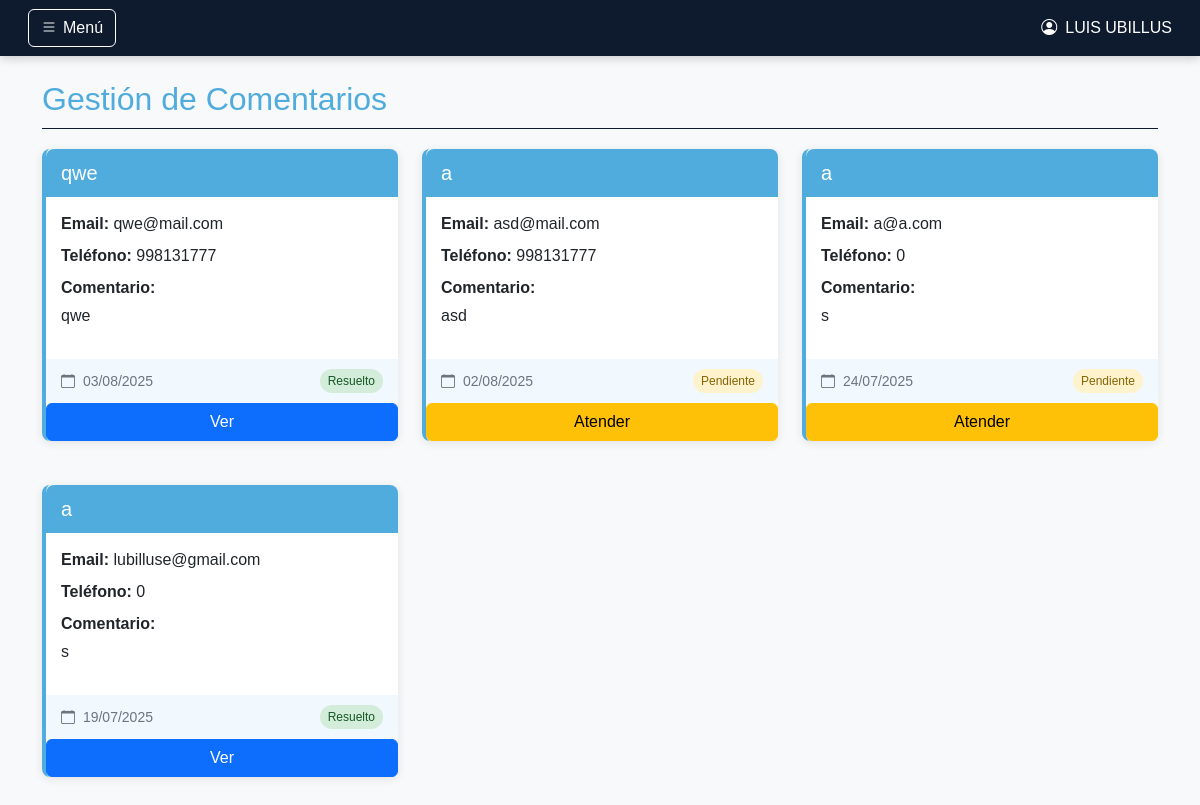
Page /public/system/comments.php (signed in) on the committed database.
### tables this page shows
CREATE TABLE `coments` (
  `idComent` int(11) NOT NULL,
  `name` varchar(20) NOT NULL,
  `email` varchar(20) NOT NULL,
  `coment` varchar(200) NOT NULL,
  `phone` int(10) NOT NULL,
  `date` date NOT NULL,
  `resolutionDetails` varchar(255) DEFAULT NULL,
  `state` varchar(1) NOT NULL
);

### public/system/comments.php (called while the page is built)
<?php
require_once $_SERVER['DOCUMENT_ROOT'].'/preval_web/controllers/CommentsController.php';
$commentController = new CommentsController();
$comments = $commentController->processRequest  ();
$comments = $commentController->getComments();
require_once $_SERVER['DOCUMENT_ROOT'].'/preval_web/views/system/comments.php';
?>

### controllers/CommentsController.php (called while the page is built, shortened)
<?php
class CommentsController {
    private $comments = null;
    public function processRequest() {
        if($_SERVER['REQUEST_METHOD'] === 'GET') {
            $this->processGetRequest();
        }elseif($_SERVER['REQUEST_METHOD'] === 'POST') {
            $this->processPostRequest();
        }
    }
    private function processGetRequest() {
        try {
            require_once $_SERVER["DOCUMENT_ROOT"] . "/preval_web/models/Comments.php";
            $conexion = (new Conexion())->conectar();
            $c = new Comments();
            $this->comments = $c->getAllComments($conexion);
        }catch (Exception $e) {
            FlashMessage::set('error', $e->getMessage());
        }finally {
            if (isset($conexion) && $conexion instanceof mysqli) {
                $conexion->close();
            }
    }
    }
    public function getComments() {
        return $this->comments;
    }
    }
?>

### models/Comments.php (called while the page is built, shortened)
<?php
class Comments{
    public function getAllComments($conexion) {
        try{
         $stmt = $conexion->prepare("SELECT * FROM coments ORDER BY date DESC");
        if (!$stmt->execute()) {
            throw new Exception("Error executing statement: " . $stmt->error);
        }
        $comments = [];
        $result = $stmt->get_result();
        while ($comment = $result->fetch_object()) {
            $comments[] = $comment;
        }
        return $comments;
        }catch(Exception $e){
            throw $e;
        } finally {
            if (isset($stmmt)) {
                $stmmt->close();
            }
        }
    }
}
?>

### views/system/comments.php (the view, shortened to what this page needs)
<!DOCTYPE html>
<html lang="es">
<head>
  <link href="https://cdn.jsdelivr.net/npm/bootstrap@5.3.3/dist/css/bootstrap.min.css" rel="stylesheet">
  <link rel="stylesheet" href="https://cdn.jsdelivr.net/npm/bootstrap-icons@1.13.1/font/bootstrap-icons.min.css">
</head>
<body>
<?php
require_once $_SERVER["DOCUMENT_ROOT"]."/preval_web/parcials/employerNab.php";
?>
<main class="container py-4">
  <h2 class="title">Gestión de Comentarios</h2>
  <div class="row">
    <?php if (empty($comments)): ?>
\            <div class="alert alert-info text-center">
                <strong>No hay comentarios disponibles.</strong>
            </div>
    <?php else: ?>
    <?php foreach($comments as $comment):
      $commentId = isset($comment->id) ? $comment->id : uniqid();
    ?>
      <div class="col-md-6 col-lg-4 mb-4">
        <div class="comment-card">
          <div class="comment-header">
            <h5 class="mb-0"><?= htmlspecialchars($comment->name) ?></h5>
          </div>
          <div class="comment-body">
            <p class="mb-2"><strong>Email:</strong> <?= htmlspecialchars($comment->email) ?></p>
            <p class="mb-2"><strong>Teléfono:</strong> <?= htmlspecialchars($comment->phone) ?></p>
            <div class="mb-3">
              <p class="mb-1"><strong>Comentario:</strong></p>
              <p><?= htmlspecialchars($comment->coment) ?></p>
            </div>
          </div>
          <div class="comment-footer">
            <span class="comment-date">
              <i class="bi bi-calendar me-1"></i>
              <?= date('d/m/Y', strtotime($comment->date)) ?>
            </span>
            <span class="comment-status <?= $comment->state == 'P' ? 'status-pending' : 'status-resolved' ?>">
              <?= $comment->state == 'P' ? 'Pendiente' : 'Resuelto' ?>
            </span>
          </div>
          <button type="button"
                  class="btn <?= $comment->state == 'P' ? 'btn-warning' : 'btn-primary' ?> w-100"
                  data-bs-toggle="modal"
                  data-bs-target="#commentModal<?= $commentId ?>">
            <?= $comment->state == 'P' ? 'Atender' : 'Ver' ?>
          </button>
        </div>
      </div>
    <?php endforeach; ?>
  </div>
    <?php endif; ?>
</main>
</body>
</html>

### views/system/comments.php (style rules this page uses)
:root { --primaryColor: #0e1b2e; --secundaryColor: #50acdd; --textColor: #fff; --fontFamily: 'Poppins', sans-serif; }
body { font-family: var(--fontFamily); background-color: #f8f9fa; }
.comment-card { border-radius: 8px; box-shadow: 0 2px 10px rgba(14, 27, 46, 0.1); margin-bottom: 20px; border-left: 4px solid var(--secundaryColor); transition: all 0.3s ease; }
.comment-header { background-color: var(--secundaryColor); color: var(--textColor); padding: 12px 15px; border-top-left-radius: 8px; border-top-right-radius: 8px; }
.comment-body { padding: 15px; background-color: white; }
.comment-footer { padding: 10px 15px; background-color: #f1f8fe; border-bottom-left-radius: 8px; border-bottom-right-radius: 8px; display: flex; justify-content: space-between; align-items: center; }
.comment-status { display: inline-block; padding: 3px 8px; border-radius: 12px; font-size: 12px; font-weight: 500; }
.status-pending { background-color: #fff3cd; color: #856404; }
.status-resolved { background-color: #d4edda; color: #155724; }
.title { color: var(--secundaryColor); border-bottom: 1px solid var(--primaryColor); padding-bottom: 10px; margin-bottom: 20px; }
.comment-date { color: #6c757d; font-size: 14px; }

### parcials/employerNab.php (style rules this page uses)
:root { --primaryColor: #0e1b2e; --secundaryColor: #50acdd; --textColor: #fff; --fontFamily: 'Poppins', sans-serif; }

### rows in the picture
coments: name "qwe", email "qwe@mail.com", phone "998131777", coment "qwe", date "03/08/2025", state "Resuelto"
coments: name "a", email "asd@mail.com", phone "998131777", coment "asd", date "02/08/2025", state "Pendiente"
coments: name "a", email "a@a.com", phone "0", coment "s", date "24/07/2025", state "Pendiente"
coments: name "a", email "lubilluse@gmail.com", phone "0", coment "s", date "19/07/2025", state "Resuelto"

### other values in the picture
$_SESSION['name'] "LUIS UBILLUS"
